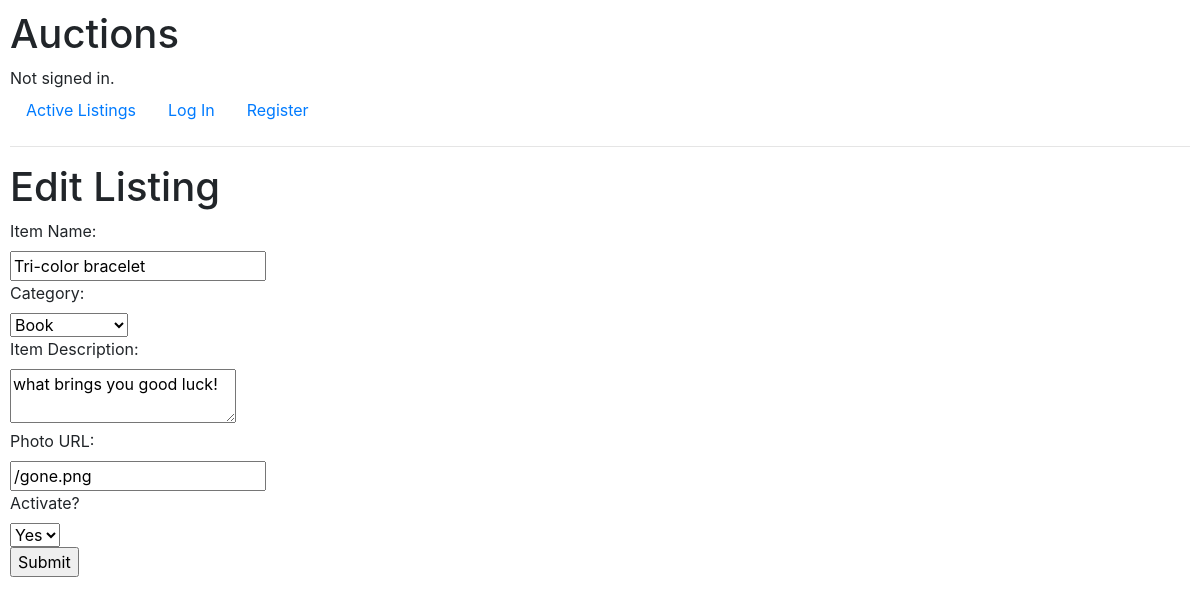
Screenshot of /listing/12/edit with the database file from the repository.
### auctions/models.py (models this page shows, shortened)
class Listing(models.Model):
    title = models.CharField(max_length=50)
    description = models.TextField(blank=True)
    photo = models.URLField(blank=True)
    price = models.DecimalField(max_digits=20, decimal_places=2)
    currentprice = models.DecimalField(default=0, blank=True, max_digits=20, decimal_places=2)
    activation = models.BooleanField()
    category = models.ForeignKey(Category, on_delete=models.CASCADE, related_name="category")
    user = models.ForeignKey(User, on_delete=models.CASCADE, related_name="listing")
    time = models.DateTimeField(auto_now_add=True)

### auctions/views.py (the view, shortened to what this page needs)
# urls.py: path("listing/<int:listing_id>/edit", views.edit_listing, name="edit"),
def edit_listing(request, listing_id):
    categories = Category.objects.all()
    listing = Listing.objects.get(pk = listing_id)
    return render(request, "auctions/edit.html", {
        "categories": categories,
        "listing": listing,
    } )

### auctions/models.py (called while the page is built)
    def __str__(self):
        return self.categoryName

### auctions/templates/auctions/edit.html (shortened to what this page needs)
{% extends "auctions/layout.html" %}
{% block body %}
    <h1>Edit Listing</h1>
    <form action="{% url 'edit' listing.id %}" method="POST">
        <label for="title">Item Name: </label><br>
        <input type="text" name="title" value="{{ listing.title }}" required>
        <br>
        <label for="category">Category: </label><br>
        <select name="category">
            {% for i in categories %}
                {% if i == listing.category %}
                    <option selected value="{{ i }}">{{ i }}</option>
                {% else %}
                    <option value="{{ i }}">{{ i }}</option>
                {% endif %}
            {% endfor %}
        </select>
        <br>
        <label for="description">Item Description: </label><br>
        <textarea name="description">{{ listing.description }}</textarea>
        <br>
        <label for="photo">Photo URL: </label><br>
        <input type="URL" name="photo" value="{{ listing.photo }}">
        <br>
        <label for="activation">Activate? </label><br>
        <select name="activation" >
            <option value="True">Yes</option>
        </select>
        <br>
        <input type="submit" value="Submit">
        <br>
    </form>
{% endblock %}

### auctions/static/auctions/styles.css (style rules this page uses)
body { padding: 10px; }

### rows the page displays
Listing: title "Tri-color bracelet", description "what brings you good luck!", photo "/gone.png"

### other values shown
form field category "Book"
